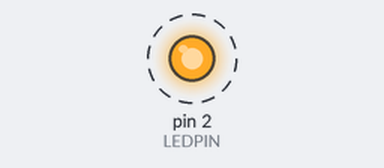
Simulated run of this sketch. Board: Arduino Uno, built with avr-gcc and run on an emulated ATmega328P. Parts: output pins drawn as LEDs (lit = HIGH). Dashed ring = blinking.

Above: at 0.5 s.
Timing chart, 0 to 4.6 s (numbered marks = the images above):
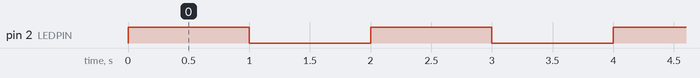

Measured:
- by itself, pin 2 (LEDPIN): alternates HIGH for 1.0 s and LOW for 1.0 s

The sketch:

LED_Blink.ino
```cpp
#define LEDPIN 2

void setup() {
  pinMode(LEDPIN, OUTPUT);
}

void loop() {
  digitalWrite(LEDPIN, 1);
  delay(1000);
  digitalWrite(LEDPIN, 0);
  delay(1000);
}
```
